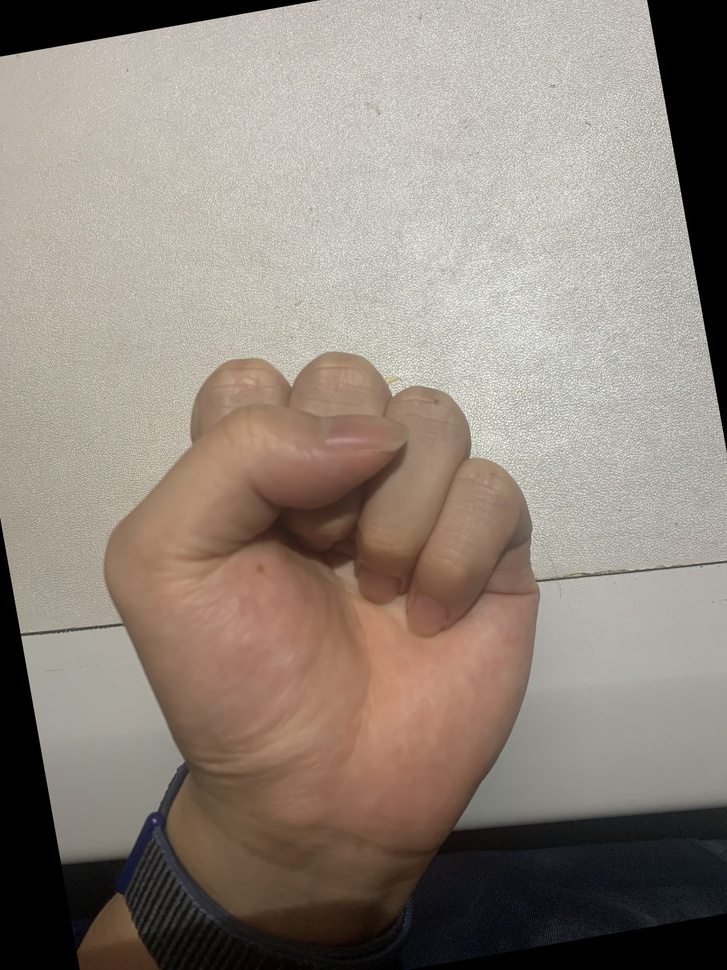
#> input picture Dataset/original00.jpg, 727 x 970 px, shrunk from 3024 x 4032 before the run
$ python -i fourier.py   (imports and definitions only)   (older library calls are emulated)
#> lines starting #> are read from the running program, lines starting #| are printed output that depends on the picture; after the words box and inside, x2 and y2 are one past the last pixel; in counts of white or black regions, pixels touching at a corner belong together
import cv2
import numpy as np

MIN_DESCRIPTOR = 128#设置最小数量项傅里叶系数

def fourierDesciptor(image):#计算傅里叶描述子
    image_gray = cv2.cvtColor(image, cv2.COLOR_RGB2GRAY)
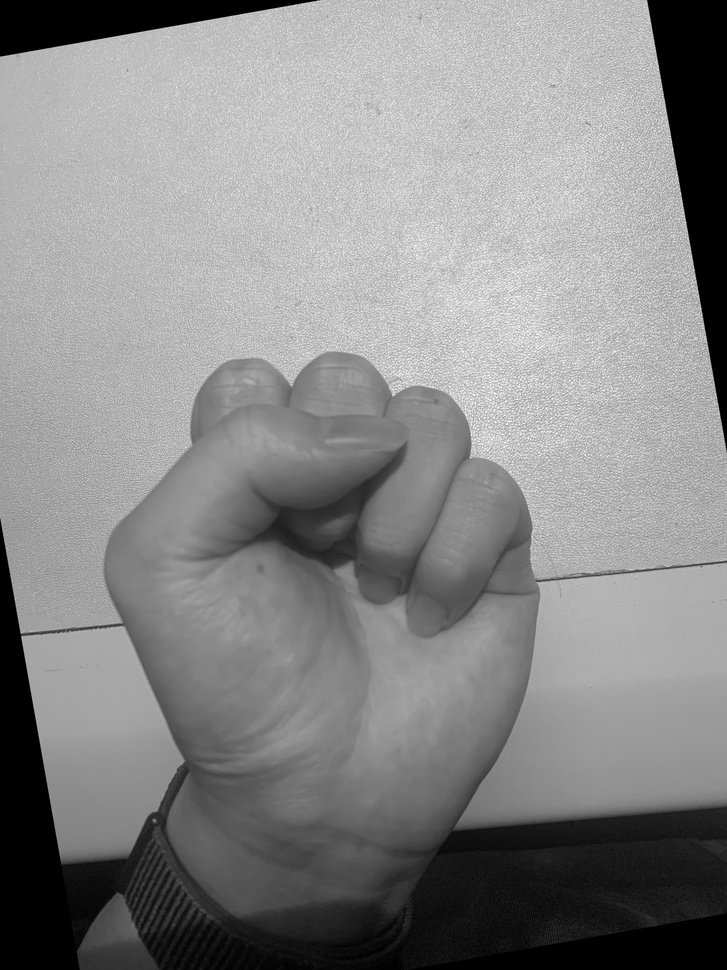
#> image_gray: shape (970, 727); min 0, max 254, mean 136
    dst = cv2.Laplacian(image_gray, cv2.CV_16S, ksize=3)
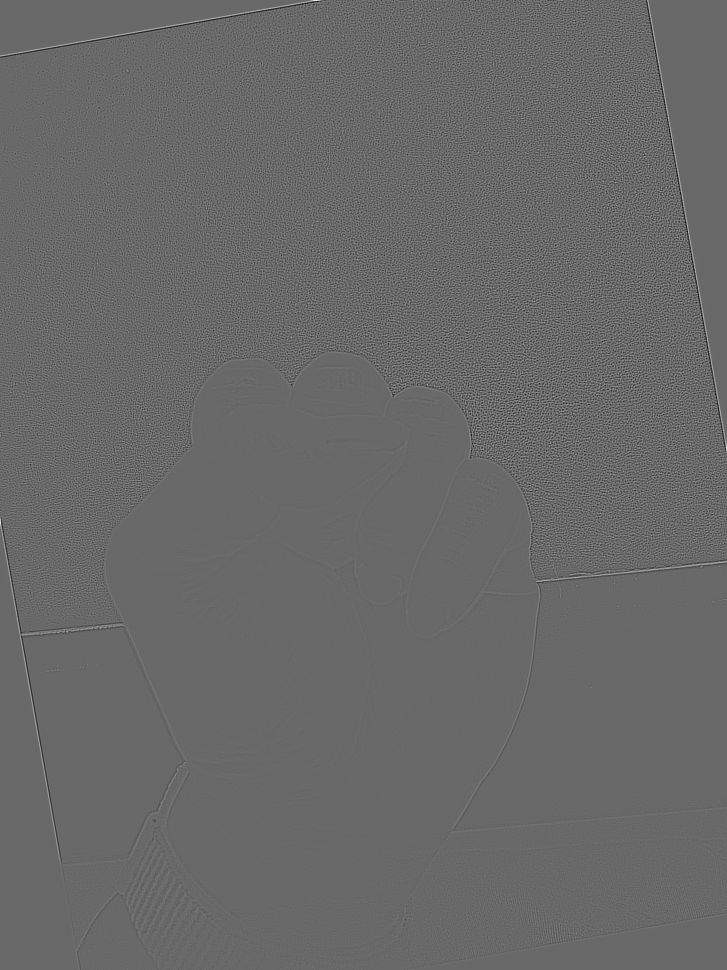
#> dst: shape (970, 727) int16; min -920, max 1316, mean 0; drawn with min black and max white
    Laplacian = cv2.convertScaleAbs(dst)
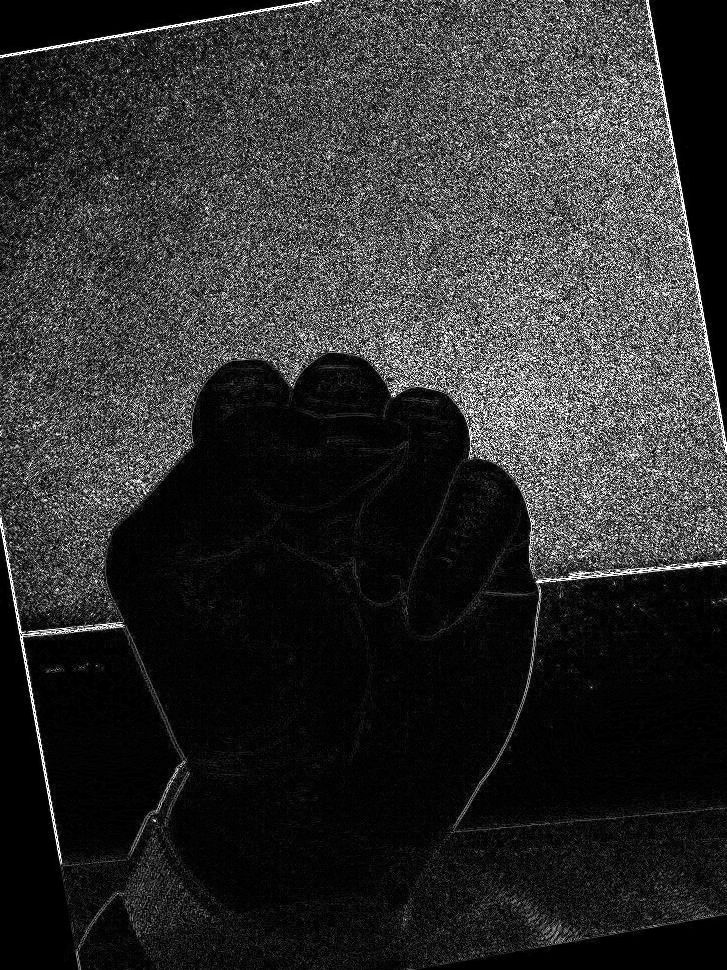
#> Laplacian: shape (970, 727); min 0, max 255, mean 45.9
    profile = cv2.findContours(Laplacian, cv2.RETR_EXTERNAL, cv2.CHAIN_APPROX_NONE)
#> profile = 10 contours, 9 with area under 20; largest, box (x1, y1, x2, y2) and area: (0, 0, 727, 970) 656379
    contour = profile[1]
#> contour = [[1, -1, -1, -1], [2, 0, -1, -1], [3, 1, -1, -1], [4, 2, -1, -1], [5, 3, -1, -1], [6, 4, -1, -1], [7, 5, -1, -1], [8, 6, -1, -1], [9, 7, -1, -1], [-1, 8, -1, -1]]
#> (the run stopped early here; a loop or call above may not have finished)
